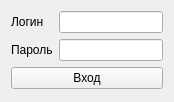
<?xml version="1.0" encoding="UTF-8"?>
<ui version="4.0">
 <class>FormAuth</class>
 <widget class="QWidget" name="FormAuth">
  <property name="geometry">
   <rect>
    <x>0</x>
    <y>0</y>
    <width>174</width>
    <height>102</height>
   </rect>
  </property>
  <property name="windowTitle">
   <string>Form</string>
  </property>
  <layout class="QFormLayout" name="formLayout">
   <item row="0" column="0">
    <widget class="QLabel" name="label">
     <property name="text">
      <string>Логин</string>
     </property>
    </widget>
   </item>
   <item row="0" column="1">
    <widget class="QLineEdit" name="lineEditLogin"/>
   </item>
   <item row="1" column="0">
    <widget class="QLabel" name="label_2">
     <property name="text">
      <string>Пароль</string>
     </property>
    </widget>
   </item>
   <item row="1" column="1">
    <widget class="QLineEdit" name="lineEditPassword"/>
   </item>
   <item row="2" column="0" colspan="2">
    <widget class="QPushButton" name="pushButtonSendAuth">
     <property name="text">
      <string>Вход</string>
     </property>
    </widget>
   </item>
  </layout>
 </widget>
 <resources/>
 <connections/>
</ui>
